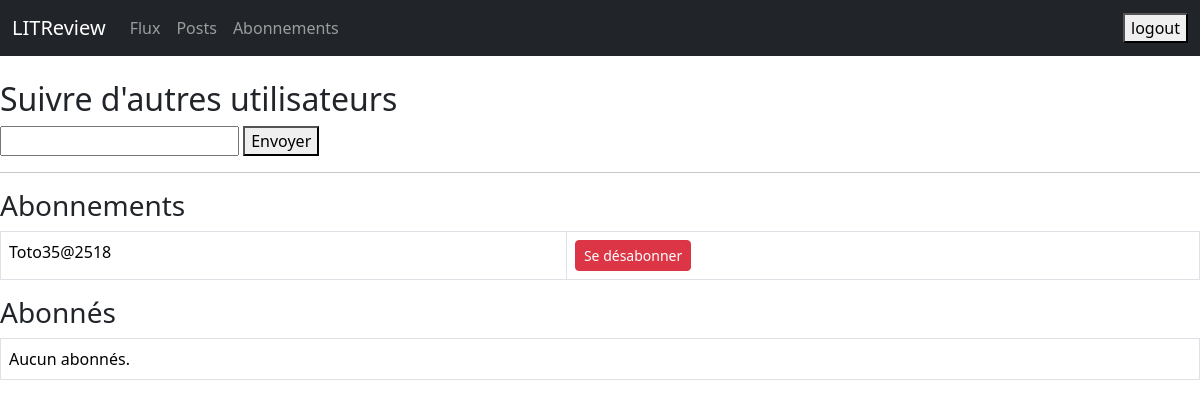
The page /reviews/abonnements/ (signed in) on the database as committed earlier.
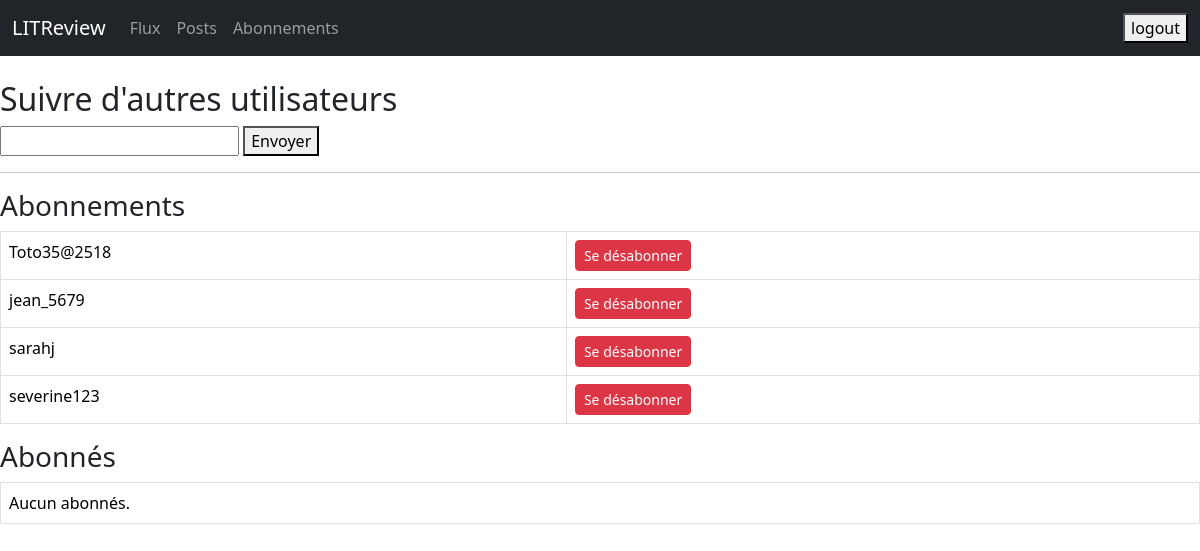
The same page on the database as committed later.
### reviews/models.py (models this page shows)
class UserFollows(models.Model):
    user = models.ForeignKey(
        to=settings.AUTH_USER_MODEL,
        related_name='following',
        on_delete=models.CASCADE
    )
    followed_user = models.ForeignKey(
        to=settings.AUTH_USER_MODEL,
        related_name='followers',
        on_delete=models.CASCADE
    )
    class Meta:
        unique_together = ('user', 'followed_user', )

### reviews/views.py (the view, shortened to what this page needs)
# urls.py: path('abonnements/', views.subscriptions, name='abonnements'),
@login_required
def subscriptions(request):
    message = ""
    abonnements = request.user.following.select_related('followed_user')
    abonnés = request.user.followers.select_related('user')
    return render(request, 'reviews/subscriptions.html', {
        'abonnements': abonnements,
        'abonnes': abonnés,
        'message': message,
    })

### templates/reviews/subscriptions.html (shortened to what this page needs)
<!DOCTYPE html>
<html lang="fr">
<head>
    <link href="https://cdn.jsdelivr.net/npm/bootstrap@5.3.3/dist/css/bootstrap.min.css" rel="stylesheet">
</head>
<body>
<nav class="navbar navbar-expand-lg navbar-dark bg-dark mb-4">
    <div class="container-fluid">
        <a class="navbar-brand" href="{% url 'login' %}">LITReview</a>
        <div class="collapse navbar-collapse">
            <ul class="navbar-nav me-auto">
                <li class="nav-item"><a class="nav-link" href="{% url 'flux' %}">Flux</a></li>
                <li class="nav-item"><a class="nav-link" href="{% url 'posts' %}">Posts</a></li>
                <li class="nav-item"><a class="nav-link" href="{% url 'abonnements' %}">Abonnements</a></li>
            </ul>
            <form method="post" action="{% url 'logout' %}">
                <button type="submit">logout</button>
            </form>
        </div>
    </div>
</nav>
<div class="form-container">
<h2>Suivre d'autres utilisateurs</h2>
    <form method="post">
        <input type="text" name="username" id="username" required>
        <button type="submit">Envoyer</button>
    </form>
    <hr>
    <h3>Abonnements</h3>
    <table class="table table-bordered">
        {% for follow in abonnements %}
        <tr>
            <td>{{ follow.followed_user.username }}</td>
            <td>
                <form method="post" style="display:inline;">
                    <button type="submit" class="btn btn-sm btn-danger">Se désabonner</button>
                </form>
            </td>
        </tr>
        {% empty %}
        <tr><td colspan="2">Aucun abonnement.</td></tr>
        {% endfor %}
    </table>
    <h3>Abonnés</h3>
    <table class="table table-bordered">
        {% for follow in abonnes %}
        <tr>
            <td>{{ follow.followed_user.username }}</td>
            <td>
                <form method="post" style="display:inline;">
                    {% csrf_token %}
                    <input type="hidden" name="unfollow_id" value="{{ follow.followed_user.id }}">
                    <button type="submit" class="btn btn-sm btn-danger">Bloquer</button>
                </form>
            </td>
        </tr>
        {% empty %}
        <tr><td colspan="2">Aucun abonnés.</td></tr>
        {% endfor %}
    </table>
</div>
</body>
</html>

Rows that differ between the two databases and show on the page:
added UserFollows: followed_user.username "jean_5679"
added UserFollows: followed_user.username "sarahj"
added UserFollows: followed_user.username "severine123"
